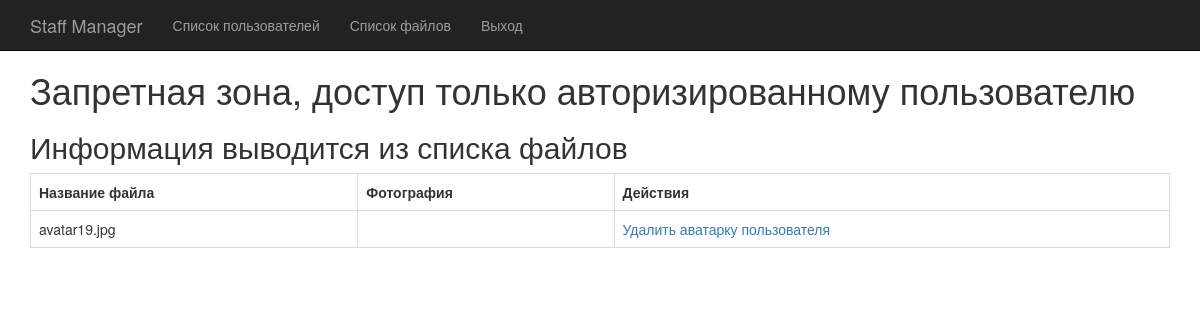
/file/fileList (signed in), run on an earlier commit of the app's database.
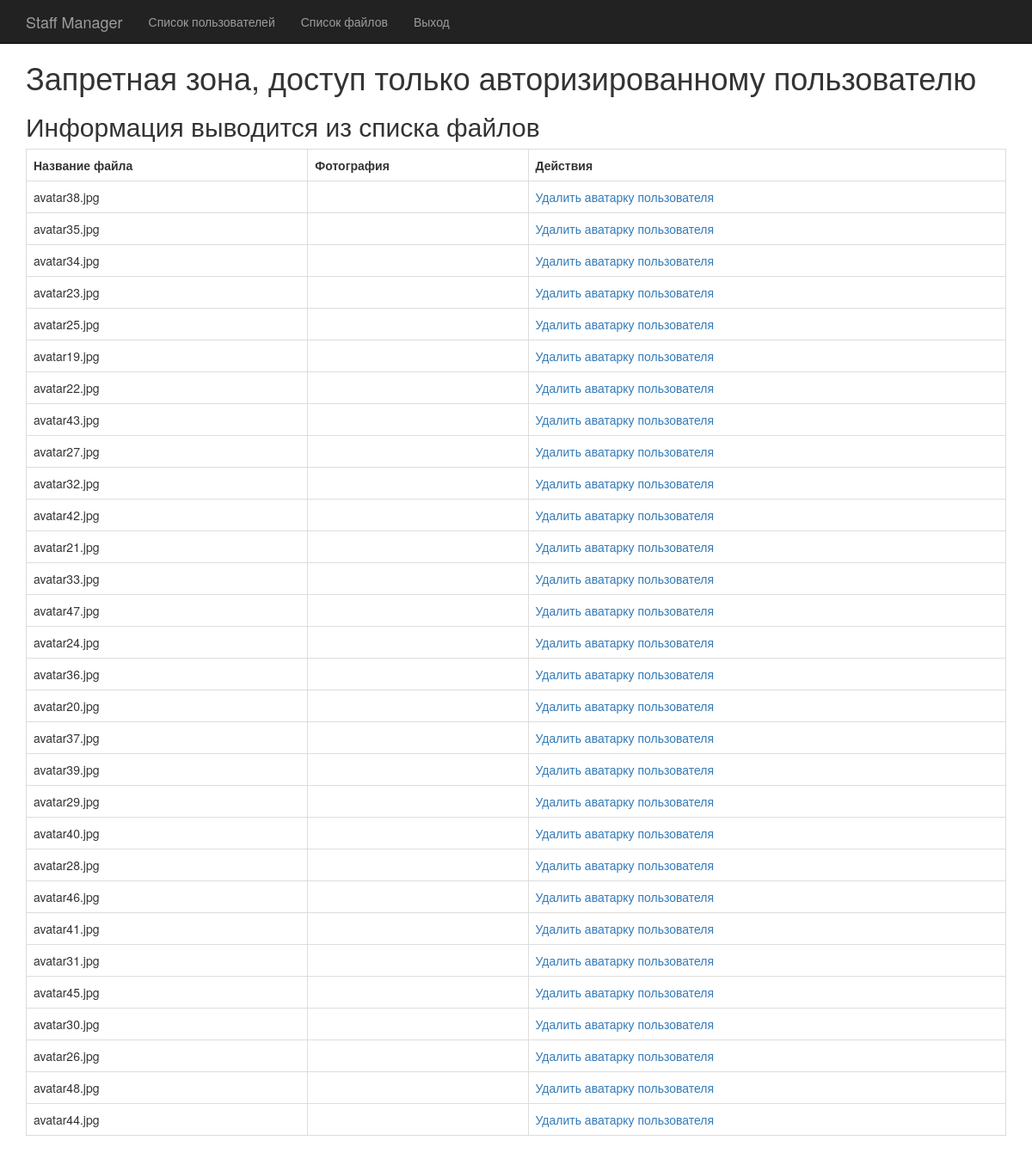
And on a later commit of the database.
### tables this page shows
CREATE TABLE `users` (
  `id` int(11) NOT NULL,
  `name` varchar(255) NOT NULL,
  `age` int(11) NOT NULL,
  `description` text NOT NULL,
  `login` varchar(25) NOT NULL,
  `password` varchar(25) NOT NULL,
  `photo` varchar(255) NOT NULL
);

### app/controllers/FileController.php (called while the page is built, shortened)
<?php
class FileController extends MainController
{
    public function fileList()
    {
        $data = new User();
        $filesList = $data->getUserList();
        require_once __DIR__ . '\..\views\filelist.php';
    }
}

### app/models/User.php (called while the page is built, shortened)
<?php
class User
{
    public static function getUserList()
    {
        $pdo = connect();
        $sql = 'SELECT `id`,`name`, `age`, `description`, `login` FROM `users` ORDER BY `age` ASC';
        $result = $pdo->query($sql);
        $userList = array();
        $i = 0;
        while ($row = $result->fetch()) {
            $userList[$i]['id'] = $row['id'];
            $userList[$i]['name'] = $row['name'];
            $userList[$i]['age'] = $row['age'];
            $userList[$i]['description'] = $row['description'];
            $userList[$i]['login'] = $row['login'];
            $i++;
        }
        return $userList;
    }
}

### app/views/filelist.php (the view)
<?php require_once __DIR__ . "/layouts/header.php"; ?>
    <div class="container">
        <h1>Запретная зона, доступ только авторизированному пользователю</h1>
        <h2>Информация выводится из списка файлов</h2>
        <table class="table table-bordered">
            <tr>
                <th>Название файла</th>
                <th>Фотография</th>
                <th>Действия</th>
            </tr>
            <tr>
                <?php foreach ($filesList as $item): ?>
                <td>avatar<?php echo $item['id']; ?>.jpg</td>
                <td><img src="/images/avatar<?php echo $item['id']; ?>.jpg" alt=""></td>
                <td>
                    <a href="/file/deleteFile/<?php echo $item['id']; ?>">Удалить аватарку пользователя</a>
                </td>
            </tr>
            <?php endforeach; ?>
        </table>
    </div>
<?php require_once __DIR__ . '/layouts/footer.php'; ?>

What changed in the data, as far as the page shows it:
added users: id "38"
added users: id "35"
added users: id "34"
added users: id "23"
added users: id "25"
added users: id "22"
added users: id "43"
added users: id "27"
added users: id "32"
added users: id "42"
added users: id "21"
added users: id "33"
added users: id "47"
added users: id "24"
added users: id "36"
added users: id "20"
added users: id "37"
added users: id "39"
added users: id "29"
added users: id "40"
added users: id "28"
added users: id "46"
added users: id "41"
added users: id "31"
added users: id "45"
added users: id "30"
added users: id "26"
added users: id "48"
added users: id "44"
